Frame 1 (no input): blank canvas, image omitted
Frame 60 (the mouse pressed at the canvas centre just before this capture): blank canvas, image omitted
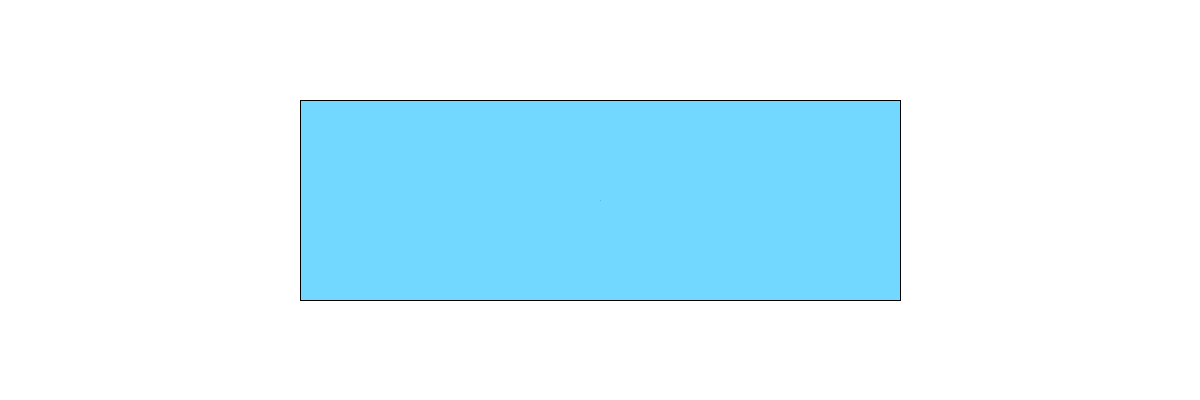
Frame 120 (the mouse held since frame 60 and released just before this capture)

The Processing sketch whose frames 1 and 60 were blank and that drew this single picture after the mouse press (run headless with seeded random() and noise(); from frame 60 on, the mouse is pressed at the canvas centre):

// Processing sketch: processing_106104
// ── processing_106104.pde

void setup(){
  size(1200,400);
  background(255);
}

void draw(){
  if (keyPressed) {
    stroke(255);
    fill(225,75,20,10);
    }else{
    stroke(0);
    fill(100,200,255,10);
    }
  rectMode(CENTER);
  rect(600,200,mouseX,mouseY);
  
}

void mousePressed(){
 background(255);
}
